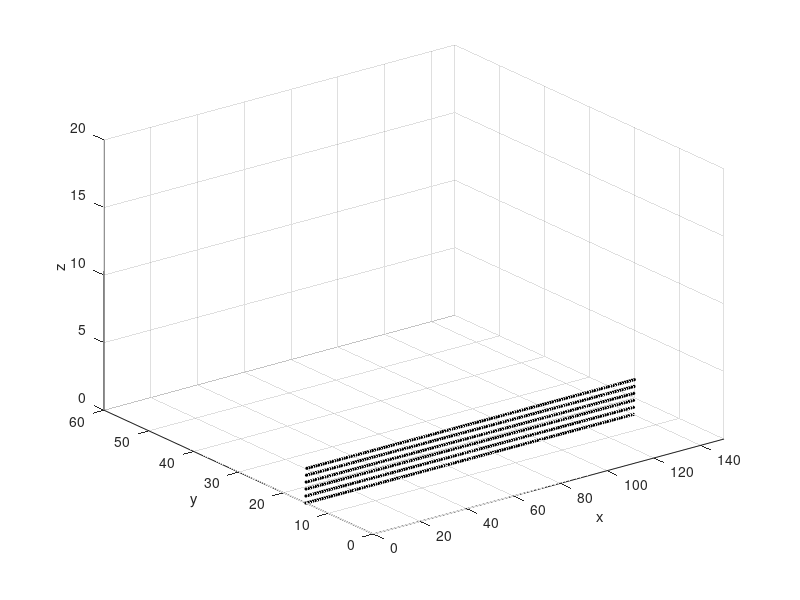

Write MATLAB code to recreate this figure.
clear;
close all;

l1=15; %length of each joint
theta=deg2rad(10);

x=0;
p0=[x,0,0];
p1=[x,l1*cos(theta),l1*sin(theta)];

%% plot the range of movement
t1=cputime;
f=figure(1);hold on;grid on;
xlim([0,150]);ylim([0,60]);zlim([0,20]);
xlabel('x');ylabel('y');zlabel('z');
for i=0:1:140
    x=i;
    for k=0:2:10
        theta=deg2rad(k);
        % calculate the position of end effector
        p0=[x,0,0];
        p1=[x,l1*cos(theta),l1*sin(theta)];
        % plot the range of movement
        scatter3(p1(1,1),p1(1,2),p1(1,3),3,"MarkerFaceColor",[0,0,0],"MarkerEdgeColor",[0,0,0]);
        drawnow
    end
end
view(3)
t2=cputime;
disp(t2-t1)